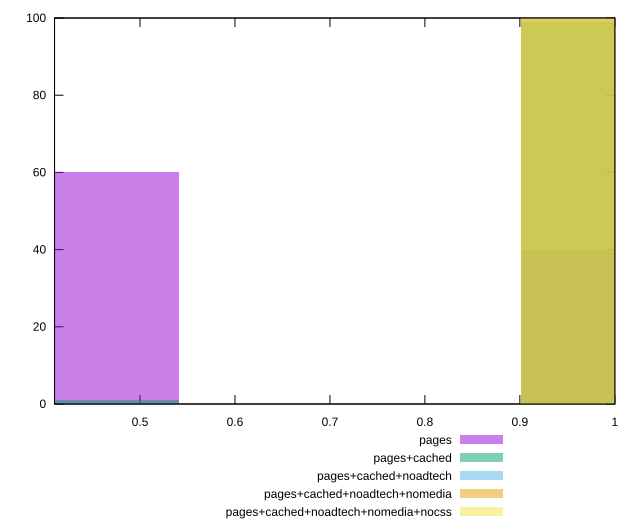

Write gnuplot code to recreate this figure.
reset

$pages <<EOF
0.3605006812964812 60
1.0815020438894436 40
EOF

$pagesCached <<EOF
0.3605006812964812 1
1.0815020438894436 99
EOF

$pagesCachedNoadtech <<EOF
1.0815020438894436 100
EOF

$pagesCachedNoadtechNomedia <<EOF
1.0815020438894436 100
EOF

$pagesCachedNoadtechNomediaNocss <<EOF
1.0815020438894436 100
EOF

set key outside below
set boxwidth 0.3605006812964812
set xrange [0.41:1]
set yrange [0:100]
set trange [0:100]
set style fill transparent solid 0.5 noborder
set terminal svg size 640, 530 enhanced background rgb 'white'
set output "report_00011_2021-02-09T10:53:21.242Z/offscreen-images/comparison/histogram/all_score.svg"

plot $pages title "pages" with boxes, \
     $pagesCached title "pages+cached" with boxes, \
     $pagesCachedNoadtech title "pages+cached+noadtech" with boxes, \
     $pagesCachedNoadtechNomedia title "pages+cached+noadtech+nomedia" with boxes, \
     $pagesCachedNoadtechNomediaNocss title "pages+cached+noadtech+nomedia+nocss" with boxes

reset
